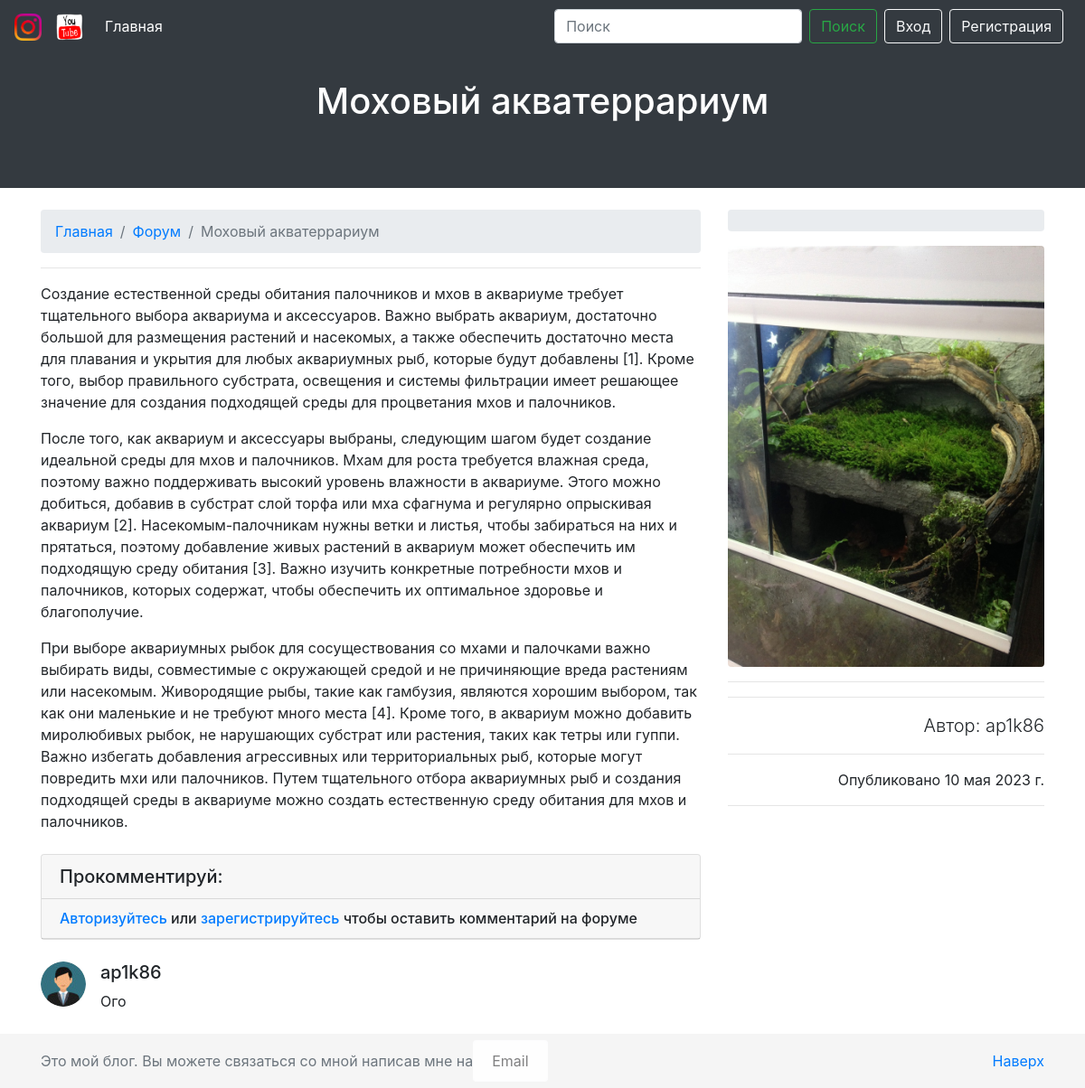
The page /forum/mohovyj-akvaterrarium/ on the database as committed earlier.
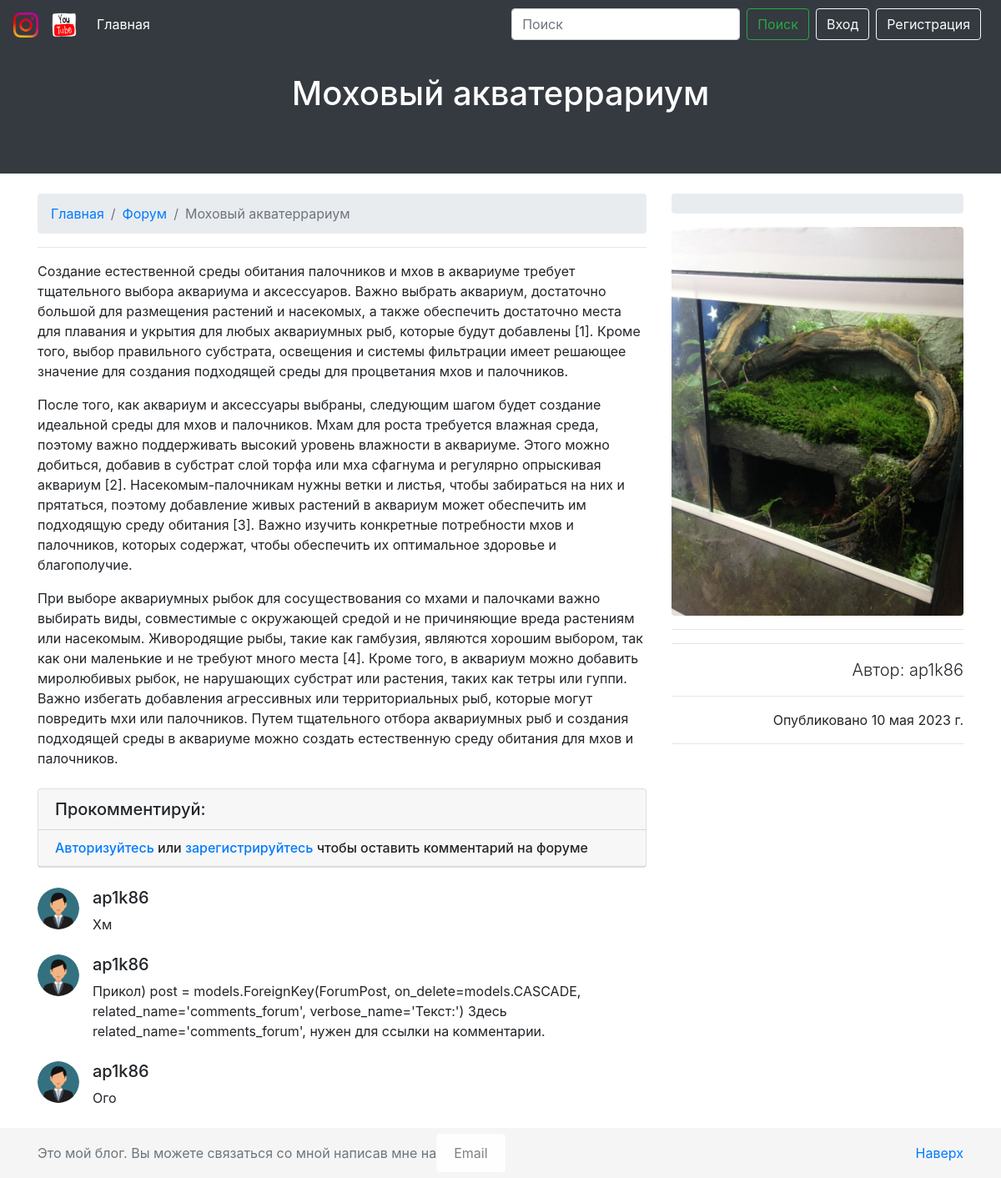
The same page on the database as committed later.
### myblog/models.py (models this page shows, shortened)
class CommentForum(models.Model):
    post = models.ForeignKey(ForumPost, on_delete=models.CASCADE, related_name='comments_forum', verbose_name='Текст:')
    username = models.ForeignKey(User, on_delete=models.CASCADE, related_name='user_name_forum', verbose_name='Имя:')
    text = models.TextField(verbose_name='Комментарий:')
    created_date = models.DateTimeField(default=timezone.now, verbose_name='Дата создания:')
    objects = models.Model
    class Meta:
        verbose_name = 'Комментарий под постом на форуме'
        verbose_name_plural = 'Комментарии на форуме'
        ordering = ['-created_date']

### myblog/views.py (the view, shortened to what this page needs)
# urls.py: path('forum/<slug>/', ForumDetailView.as_view(), name='forum_detail'),
class ForumDetailView(View):
    def get(self, request, slug, *args, **kwargs):
        post = get_object_or_404(ForumPost, url=slug)
        last_posts = ForumPost.objects.all().order_by('-id')[:5]
        comment_form_forum = CommentFormForForum()
        title = post.title  # Вывожу заголовок рассматриваемого поста на форуме
        context = {
            'title': title,  # То что пишет в хедере
            'post': post,
            'last_posts': last_posts,
            'comment_form_forum': comment_form_forum,
        }
        return render(request, 'myblog/forum_detail.html', context=context)

### myblog/forms.py
class CommentFormForForum(forms.ModelForm):
    class Meta:
        model = CommentForum
        fields = ('text',)
        widgets = {
            'text': forms.Textarea(attrs={
                'class': 'form-control',
                'rows': 3
            }),
        }

### templates/myblog/forum_detail.html (shortened to what this page needs)
{% extends './base.html' %}
{% load static %}
{% block header %}
{% include './block/header.html' %}
{% endblock %}
{% block content %}
<div class="container">
    <div class="row">
        <div class="col-lg-8">
            <nav aria-label="breadcrumb" class="mt-4">
                <ol class="breadcrumb">
                    <li class="breadcrumb-item"><a href="{% url 'index' %}">Главная</a></li>
                    <li class="breadcrumb-item"><a href="{% url 'forum' %}">Форум</a></li>
                    <li class="breadcrumb-item active" aria-current="page">{{ post.title }}</li>
                </ol>
            </nav>
            <hr>
            <p class="lead">
                {{ post.content|safe }}
            </p>
            {% include './block/comments_forum.html' %}
        </div>
        {% include './block/aside.html' %}
    </div>
</div>
{% endblock content %}

### templates/myblog/block/comments_forum.html
{% load static %}
<div class="card my-4">
    <h5 class="card-header">Прокомментируй:</h5>
    {% if user.is_authenticated %}
    <div class="card-body">
        <form method="post">
            {% csrf_token %}
            <div class="form-group">
                {{ comment_form_forum.text }}
            </div>
            <button type="submit" class="btn btn-primary">Отправить</button>
        </form>
    </div>
    {% else %}
    <h6 class="card-header"><a href="{% url 'signin' %}">Авторизуйтесь</a> или <a href="{% url 'signup' %}">зарегистрируйтесь</a>
        чтобы оставить комментарий на форуме</h6>
    {% endif %}
</div>
{% for comment in post.comments_forum.all %}
<div class="media mb-4">
    <img class="d-flex mr-3 rounded-circle" src="{% static '/img/avatar.jpg' %}" alt="">
    <div class="media-body">
        <h5 class="mt-0">{{ comment.username }}</h5>
        {{ comment.text }}
    </div>
</div>
{% endfor %}

Rows that differ between the two databases and show on the page:
added CommentForum: username "ap1k86", text "Хм"
added CommentForum: username "ap1k86", text "Прикол) post = models.ForeignKey(ForumPost, on_delete=models.CASCADE, related_name='comments_forum', verbose_name='Текст:') Здесь related_name='comments_forum', нужен для ссылки на комментарии."
